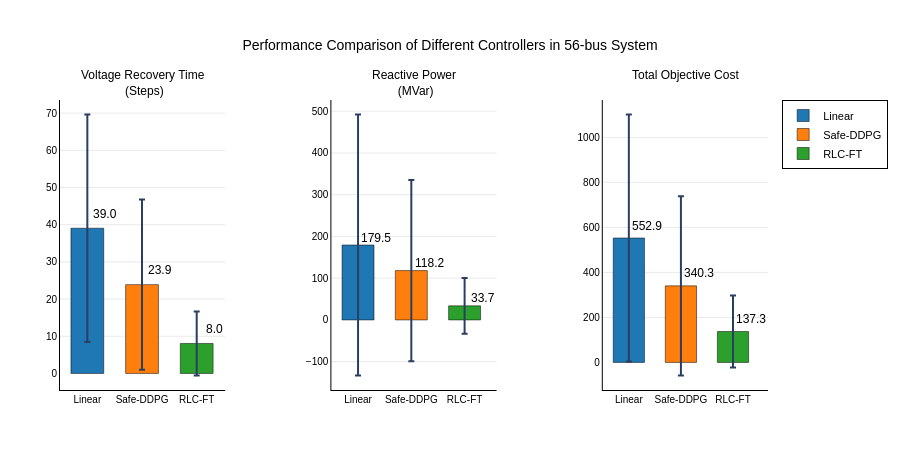

Write notebook code for a chart like this one.
### Code cell
import plotly.graph_objects as go
import numpy as np
from plotly.subplots import make_subplots

# 从原始数据计算统计值
methods = ['Linear', 'Safe-DDPG', 'RLC-FT']
metrics = ['Voltage Recovery Time', 'Reactive Power', 'Total Objective Cost']

# 提取数据并计算统计值
data = {
    'Voltage Recovery Time': {
        'means': [
            np.mean(base_succ_list[:,1]),      # Linear
            np.mean(safe_succ_list[:,1]),      # Safe-DDPG
            np.mean(success_list[:,1])         # RLC-FT
        ],
        'stds': [
            np.std(base_succ_list[:,1]),       # Linear
            np.std(safe_succ_list[:,1]),       # Safe-DDPG
            np.std(success_list[:,1])          # RLC-FT
        ],
        'unit': '(Steps)'
    },
    'Reactive Power': {
        'means': [
            np.mean(base_control_cost),        # Linear
            np.mean(safe_contorl_cost),        # Safe-DDPG (注意原始变量名的拼写)
            np.mean(control_cost)              # RLC-FT
        ],
        'stds': [
            np.std(base_control_cost),         # Linear
            np.std(safe_contorl_cost),         # Safe-DDPG
            np.std(control_cost)               # RLC-FT
        ],
        'unit': '(MVar)'
    },
    'Total Objective Cost': {
        'means': [
            np.mean(base_object_cost),         # Linear
            np.mean(safe_object_cost),         # Safe-DDPG
            np.mean(object_cost)               # RLC-FT
        ],
        'stds': [
            np.std(base_object_cost),          # Linear
            np.std(safe_object_cost),          # Safe-DDPG
            np.std(object_cost)                # RLC-FT
        ],
        'unit': ''
    }
}

# 打印计算结果用于验证
print("Calculated Statistics:")
for metric in metrics:
    print(f"\n{metric}:")
    for i, method in enumerate(methods):
        print(f"  {method}: {data[metric]['means'][i]:.2f} ± {data[metric]['stds'][i]:.2f}")

# Nature风格的颜色
colors = ['#1f77b4', '#ff7f0e', '#2ca02c']

# 创建子图
fig = make_subplots(
    rows=1, cols=3,
    subplot_titles=[f"{metric}<br> {data[metric]['unit']}" for metric in metrics],
    horizontal_spacing=0.15
)

# 为每个指标创建分组柱状图
for i, metric in enumerate(metrics):
    means = data[metric]['means']
    stds = data[metric]['stds']
    
    for j, method in enumerate(methods):
        fig.add_trace(
            go.Bar(
                x=[method],
                y=[means[j]],
                error_y=dict(
                    type='data',
                    array=[stds[j]],
                    visible=True,
                    thickness=2,
                    width=3
                ),
                name=method,
                marker_color=colors[j],
                marker_line=dict(width=0.5, color='black'),
                showlegend=(i == 0),
                width=0.6
            ),
            row=1, col=i+1
        )
        
        # 添加数值标签在误差线上方
        fig.add_annotation(
            x=method,
            y=means[j] + max(means) * 0.1,  # 在误差线上方
            xshift=18,  # 向右偏移数值标签，单位为像素，可根据需要调整
            text=f"{means[j]:.1f}",
            showarrow=False,
            font=dict(size=10, color='black'),
            row=1, col=i+1
        )


# 更新布局
fig.update_layout(
    width=900,
    height=450,
    font=dict(
        family="Arial, sans-serif",
        size=12,
        color="black"
    ),
    plot_bgcolor='white',
    paper_bgcolor='white',
    legend=dict(
        x=1.02,
        y=1,
        xanchor='left',
        yanchor='top',
        bgcolor='rgba(255,255,255,0)',
        bordercolor='black',
        borderwidth=1,
        font=dict(size=11)
    ),
    title=dict(
        text="Performance Comparison of Different Controllers in 56-bus System",
        x=0.5,
        xanchor='center',
        font=dict(size=14, color='black')
    ),
    margin=dict(l=60, r=120, t=100, b=60)  # 增加top margin以容纳数值标签
)

# 更新轴样式
for i in range(1, 4):
    fig.update_xaxes(
        row=1, col=i,
        showgrid=False,
        showline=True,
        linewidth=1,
        linecolor='black',
        tickfont=dict(size=10)
    )
    
    fig.update_yaxes(
        row=1, col=i,
        showgrid=True,
        gridwidth=0.5,
        gridcolor='lightgray',
        showline=True,
        linewidth=1,
        linecolor='black',
        tickfont=dict(size=10)
    )

# 更新子图标题格式
for annotation in fig['layout']['annotations']:
    annotation['font'] = dict(size=12, color='black')

# 显示图形
fig.show()

# 计算性能改善百分比
print("\n" + "="*50)
print("Performance Improvement of RLC-FT vs Linear:")
recovery_improve = (data['Voltage Recovery Time']['means'][0] - data['Voltage Recovery Time']['means'][2]) / data['Voltage Recovery Time']['means'][0] * 100
power_improve = (data['Reactive Power']['means'][0] - data['Reactive Power']['means'][2]) / data['Reactive Power']['means'][0] * 100
cost_improve = (data['Total Objective Cost']['means'][0] - data['Total Objective Cost']['means'][2]) / data['Total Objective Cost']['means'][0] * 100

print(f"• Voltage Recovery: {recovery_improve:.1f}% faster")
print(f"• Reactive Power: {power_improve:.1f}% reduction")
print(f"• Total Cost: {cost_improve:.1f}% reduction")

# 保存高质量图片（可选）
# fig.write_image("performance_comparison.png", width=1000, height=400, scale=3)
# fig.write_image("performance_comparison.pdf", width=1000, height=400)

### Figure 1 — Plotly figure (JSON) as saved in the notebook; plotly's stock layout.template omitted (floating-point values rounded to 4 significant figures)
{"data": [{"error_y": {"array": [30.59], "thickness": 2, "type": "data", "visible": true, "width": 3}, "marker": {"color": "#1f77b4", "line": {"color": "black", "width": 0.5}}, "name": "Linear", "showlegend": true, "type": "bar", "width": 0.6, "x": ["Linear"], "xaxis": "x", "y": [39.05], "yaxis": "y"}, {"error_y": {"array": [22.89], "thickness": 2, "type": "data", "visible": true, "width": 3}, "marker": {"color": "#ff7f0e", "line": {"color": "black", "width": 0.5}}, "name": "Safe-DDPG", "showlegend": true, "type": "bar", "width": 0.6, "x": ["Safe-DDPG"], "xaxis": "x", "y": [23.88], "yaxis": "y"}, {"error_y": {"array": [8.598], "thickness": 2, "type": "data", "visible": true, "width": 3}, "marker": {"color": "#2ca02c", "line": {"color": "black", "width": 0.5}}, "name": "RLC-FT", "showlegend": true, "type": "bar", "width": 0.6, "x": ["RLC-FT"], "xaxis": "x", "y": [8.043], "yaxis": "y"}, {"error_y": {"array": [312.7], "thickness": 2, "type": "data", "visible": true, "width": 3}, "marker": {"color": "#1f77b4", "line": {"color": "black", "width": 0.5}}, "name": "Linear", "showlegend": false, "type": "bar", "width": 0.6, "x": ["Linear"], "xaxis": "x2", "y": [179.5], "yaxis": "y2"}, {"error_y": {"array": [217.3], "thickness": 2, "type": "data", "visible": true, "width": 3}, "marker": {"color": "#ff7f0e", "line": {"color": "black", "width": 0.5}}, "name": "Safe-DDPG", "showlegend": false, "type": "bar", "width": 0.6, "x": ["Safe-DDPG"], "xaxis": "x2", "y": [118.2], "yaxis": "y2"}, {"error_y": {"array": [66.65], "thickness": 2, "type": "data", "visible": true, "width": 3}, "marker": {"color": "#2ca02c", "line": {"color": "black", "width": 0.5}}, "name": "RLC-FT", "showlegend": false, "type": "bar", "width": 0.6, "x": ["RLC-FT"], "xaxis": "x2", "y": [33.73], "yaxis": "y2"}, {"error_y": {"array": [548.9], "thickness": 2, "type": "data", "visible": true, "width": 3}, "marker": {"color": "#1f77b4", "line": {"color": "black", "width": 0.5}}, "name": "Linear", "showlegend": false, "type": "bar", "width": 0.6, "x": ["Linear"], "xaxis": "x3", "y": [552.9], "yaxis": "y3"}, {"error_y": {"array": [398.4], "thickness": 2, "type": "data", "visible": true, "width": 3}, "marker": {"color": "#ff7f0e", "line": {"color": "black", "width": 0.5}}, "name": "Safe-DDPG", "showlegend": false, "type": "bar", "width": 0.6, "x": ["Safe-DDPG"], "xaxis": "x3", "y": [340.3], "yaxis": "y3"}, {"error_y": {"array": [159.7], "thickness": 2, "type": "data", "visible": true, "width": 3}, "marker": {"color": "#2ca02c", "line": {"color": "black", "width": 0.5}}, "name": "RLC-FT", "showlegend": false, "type": "bar", "width": 0.6, "x": ["RLC-FT"], "xaxis": "x3", "y": [137.3], "yaxis": "y3"}], "layout": {"annotations": [{"font": {"color": "black", "size": 12}, "showarrow": false, "text": "Voltage Recovery Time<br> (Steps)", "x": 0.1167, "xanchor": "center", "xref": "paper", "y": 1, "yanchor": "bottom", "yref": "paper"}, {"font": {"color": "black", "size": 12}, "showarrow": false, "text": "Reactive Power<br> (MVar)", "x": 0.5, "xanchor": "center", "xref": "paper", "y": 1, "yanchor": "bottom", "yref": "paper"}, {"font": {"color": "black", "size": 12}, "showarrow": false, "text": "Total Objective Cost<br> ", "x": 0.8833, "xanchor": "center", "xref": "paper", "y": 1, "yanchor": "bottom", "yref": "paper"}, {"font": {"color": "black", "size": 12}, "showarrow": false, "text": "39.0", "x": "Linear", "xref": "x", "xshift": 18, "y": 42.95, "yref": "y"}, {"font": {"color": "black", "size": 12}, "showarrow": false, "text": "23.9", "x": "Safe-DDPG", "xref": "x", "xshift": 18, "y": 27.79, "yref": "y"}, {"font": {"color": "black", "size": 12}, "showarrow": false, "text": "8.0", "x": "RLC-FT", "xref": "x", "xshift": 18, "y": 11.95, "yref": "y"}, {"font": {"color": "black", "size": 12}, "showarrow": false, "text": "179.5", "x": "Linear", "xref": "x2", "xshift": 18, "y": 197.5, "yref": "y2"}, {"font": {"color": "black", "size": 12}, "showarrow": false, "text": "118.2", "x": "Safe-DDPG", "xref": "x2", "xshift": 18, "y": 136.1, "yref": "y2"}, {"font": {"color": "black", "size": 12}, "showarrow": false, "text": "33.7", "x": "RLC-FT", "xref": "x2", "xshift": 18, "y": 51.68, "yref": "y2"}, {"font": {"color": "black", "size": 12}, "showarrow": false, "text": "552.9", "x": "Linear", "xref": "x3", "xshift": 18, "y": 608.1, "yref": "y3"}, {"font": {"color": "black", "size": 12}, "showarrow": false, "text": "340.3", "x": "Safe-DDPG", "xref": "x3", "xshift": 18, "y": 395.6, "yref": "y3"}, {"font": {"color": "black", "size": 12}, "showarrow": false, "text": "137.3", "x": "RLC-FT", "xref": "x3", "xshift": 18, "y": 192.6, "yref": "y3"}], "font": {"color": "black", "family": "Arial, sans-serif", "size": 12}, "height": 450, "legend": {"bgcolor": "rgba(255,255,255,0)", "bordercolor": "black", "borderwidth": 1, "font": {"size": 11}, "x": 1.02, "xanchor": "left", "y": 1, "yanchor": "top"}, "margin": {"b": 60, "l": 60, "r": 120, "t": 100}, "paper_bgcolor": "white", "plot_bgcolor": "white", "title": {"font": {"color": "black", "size": 14}, "text": "Performance Comparison of Different Controllers in 56-bus System", "x": 0.5, "xanchor": "center"}, "width": 900, "xaxis": {"anchor": "y", "domain": [0, 0.2333], "linecolor": "black", "linewidth": 1, "showgrid": false, "showline": true, "tickfont": {"size": 10}}, "xaxis2": {"anchor": "y2", "domain": [0.3833, 0.6167], "linecolor": "black", "linewidth": 1, "showgrid": false, "showline": true, "tickfont": {"size": 10}}, "xaxis3": {"anchor": "y3", "domain": [0.7667, 1.0], "linecolor": "black", "linewidth": 1, "showgrid": false, "showline": true, "tickfont": {"size": 10}}, "yaxis": {"anchor": "x", "domain": [0, 1], "gridcolor": "lightgray", "gridwidth": 0.5, "linecolor": "black", "linewidth": 1, "showgrid": true, "showline": true, "tickfont": {"size": 10}}, "yaxis2": {"anchor": "x2", "domain": [0, 1], "gridcolor": "lightgray", "gridwidth": 0.5, "linecolor": "black", "linewidth": 1, "showgrid": true, "showline": true, "tickfont": {"size": 10}}, "yaxis3": {"anchor": "x3", "domain": [0, 1], "gridcolor": "lightgray", "gridwidth": 0.5, "linecolor": "black", "linewidth": 1, "showgrid": true, "showline": true, "tickfont": {"size": 10}}}}
